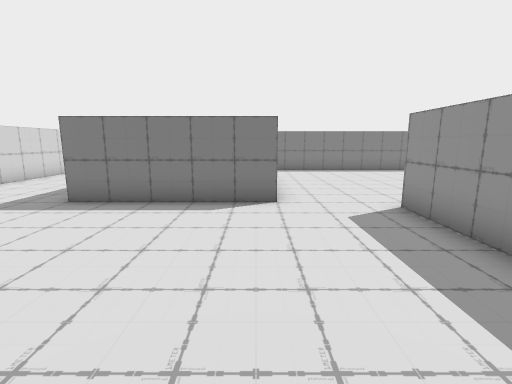
View 1 (above)

24 first-person views from a walk through a scene from a Unity 3-D project. The camera is 1.4 m above the floor, tilts 10° down and sees 85° across. The floor is counted in squares, 1 m on a side. Each view is taken from the middle of a square. On the plan, view 1 faces up. The plan holds only what a view shows up to about 14 squares ahead; the rest is blank. The player character is not drawn.

View 2
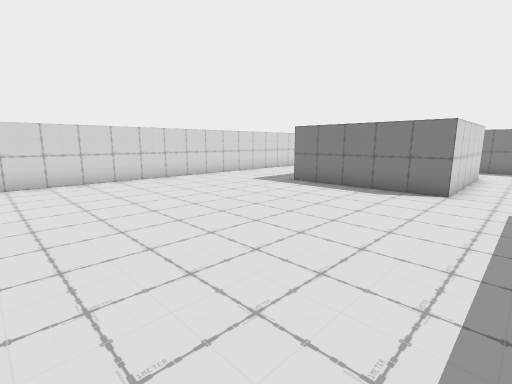

View 3
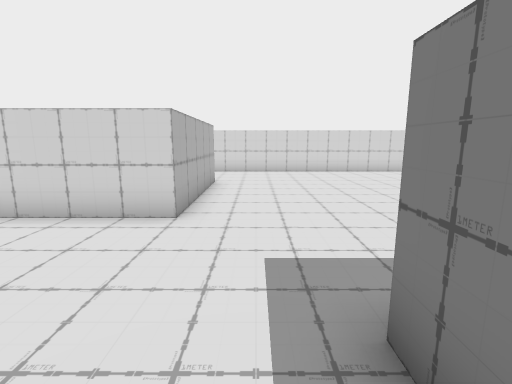

View 4
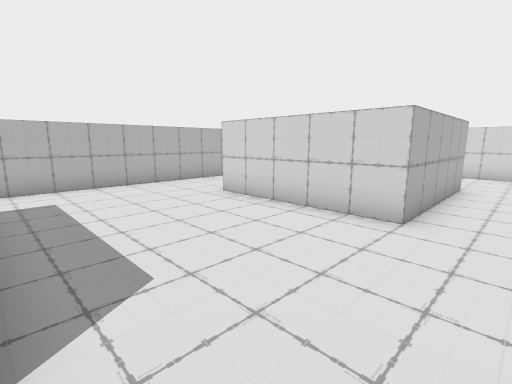

View 5
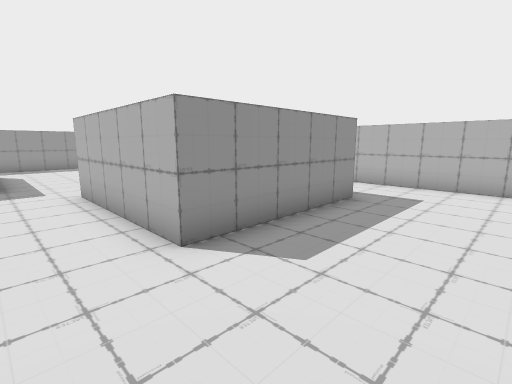

View 6
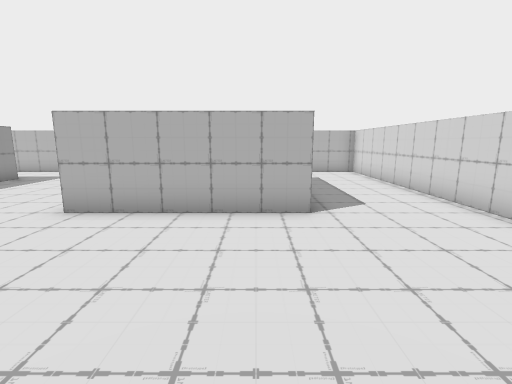

View 7
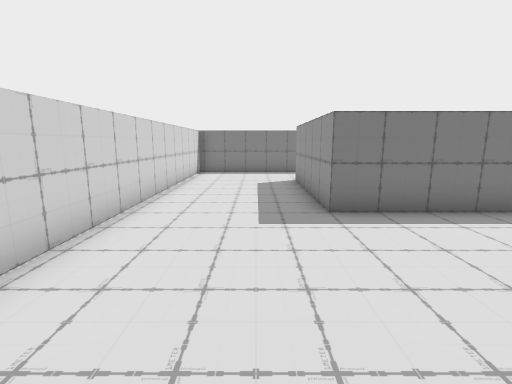

View 8
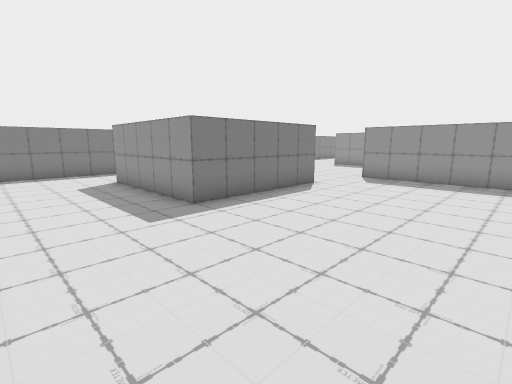

View 9
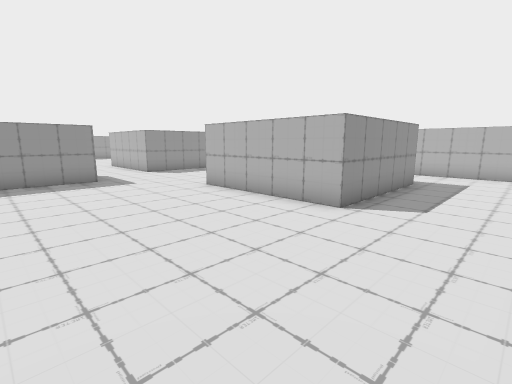

View 10
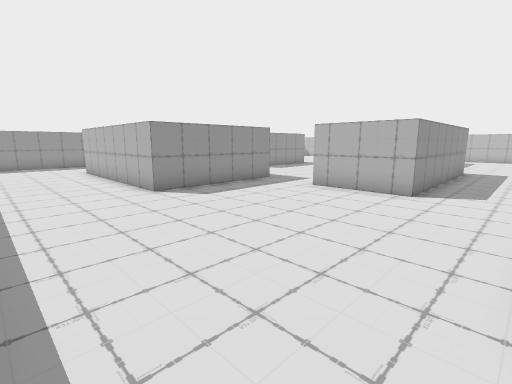

View 11
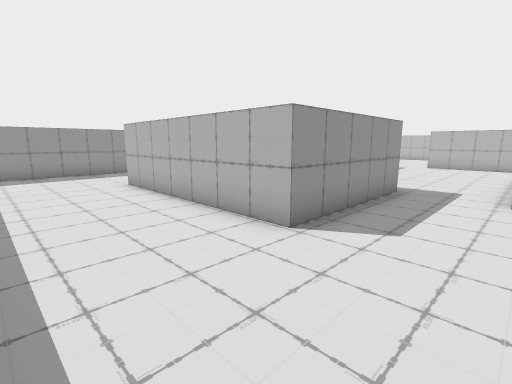

View 12
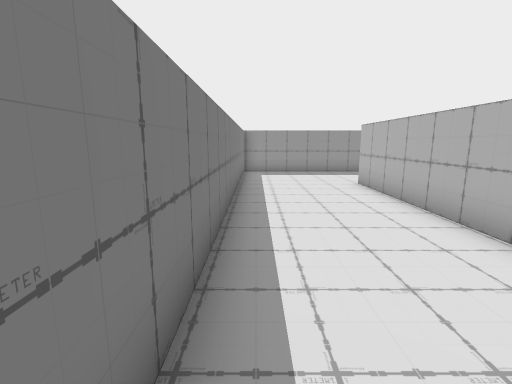

View 13
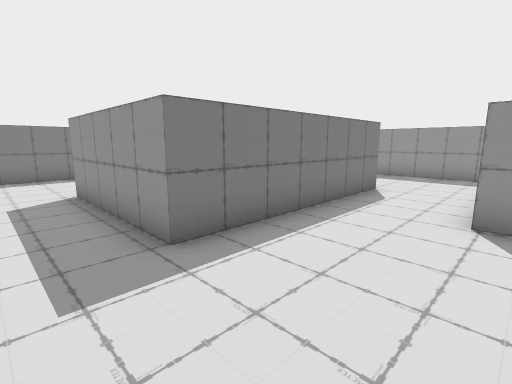

View 14
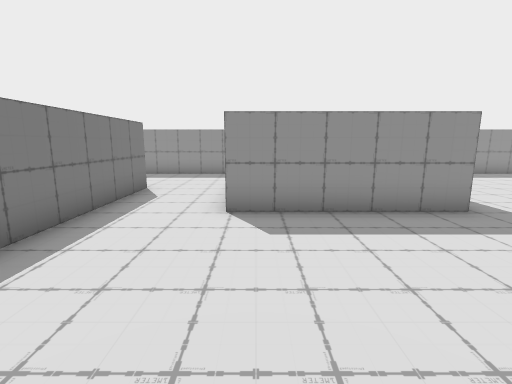

View 15
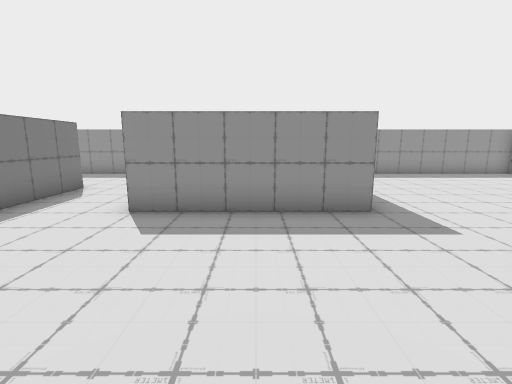

View 16
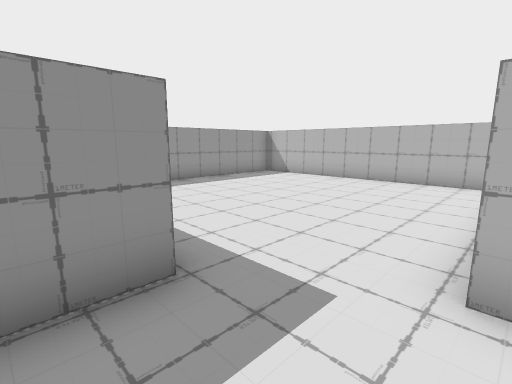

View 17
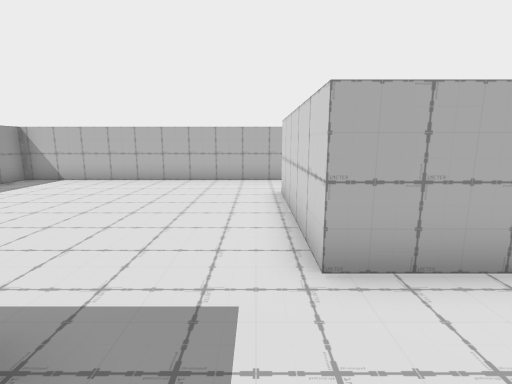

View 18
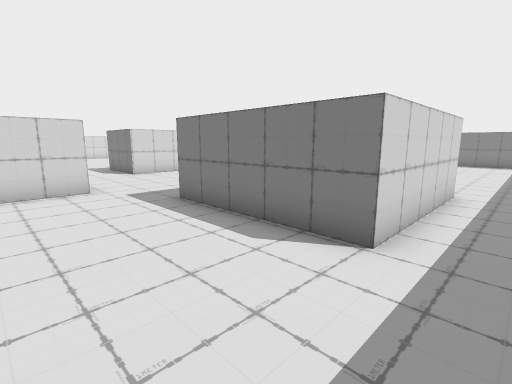

View 19
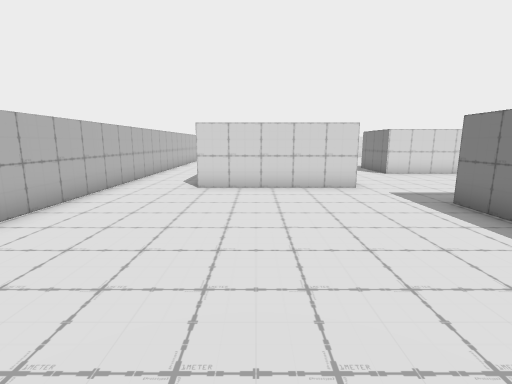

View 20
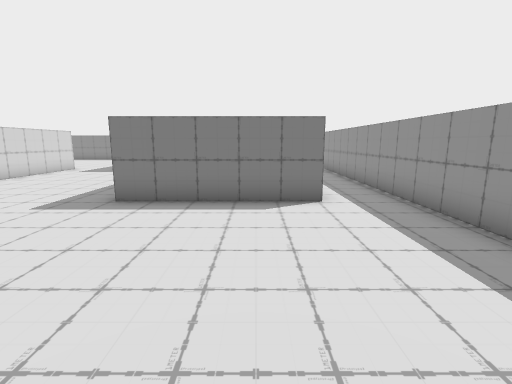

View 21
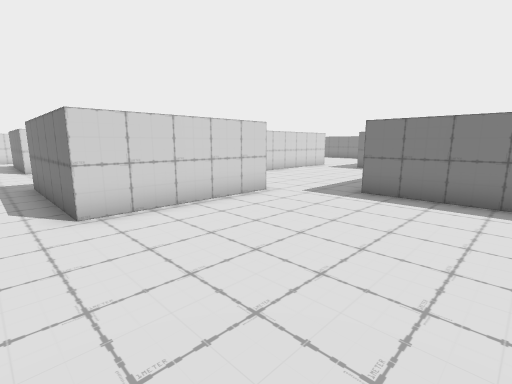

View 22
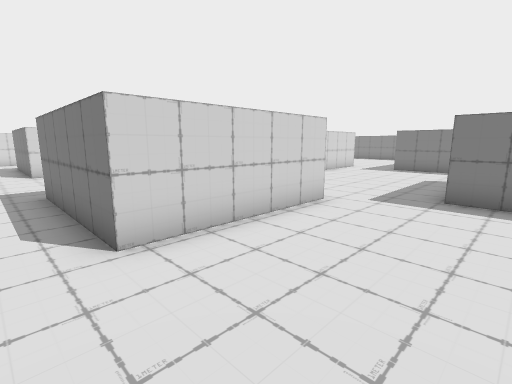

View 23
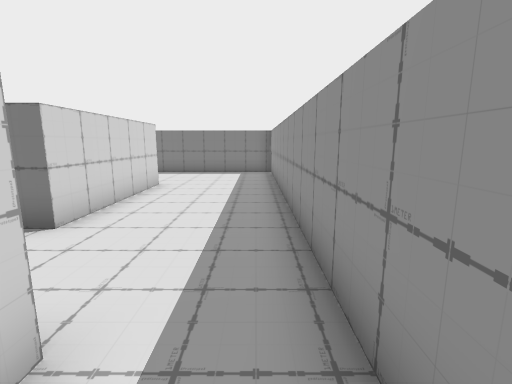

View 24
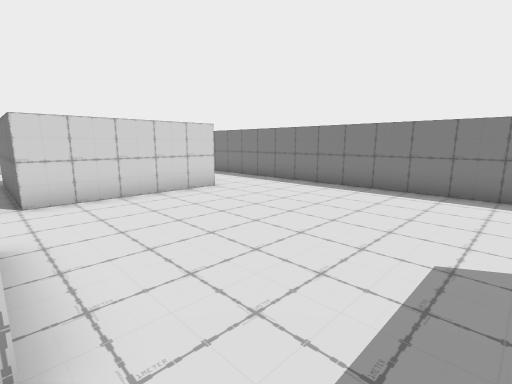

### Floor plan
Points are (right, up) in squares from view 1. A wall is a line through its corners. A room is listed if a view was taken in it or the views show most of it. See-through windows are left out.
Room 1 (views 1, 2, 3, 4, 5, 6, 7, 8, 9, 10)
walls: (0.5, 7.6) (0.5, 6.6) (-4.5, 6.6) (-4.5, 11.6); (6.3, -1.1) (3.2, -1.1) (3.2, 6); (-5.1, -8.5) (-5.1, -3.5) (-0.1, -3.5) (-0.1, -8.5) (-4.6, -8.5); (-2.6, -11.6) (11.5, -11.6); (1.5, 14.6) (-8.7, 14.6) (-8.7, -11.6) (-4.2, -11.6); (10.3, -8.8) (5.3, -8.8) (5.3, -3.8) (6.5, -3.8)
ways out: opening at (0.7, 13) to room 2; opening at (1.5, 6.5) to room 2; opening at (6, -2.5) to room 2; opening at (10.5, -10.5) to room 3
Room 2 (views 11, 12, 13, 14, 15, 16, 17, 24)
walls: (8.8, 5.4) (8.8, 10.4) (15.7, 10.4) (15.7, 5.4) (8.8, 5.4); (3.2, 6) (6.3, 6) (6.3, -1.1); (0.5, 11.6) (0.5, 7.6); (12.6, -2.4) (12.6, 2.6); (6.5, -3.8) (10.3, -3.8); (19.7, 2.6) (19.7, 14.6) (1.5, 14.6)
ways out: opening at (0.7, 13) to room 1; opening at (1.5, 6.5) to room 1; opening at (6, -2.5) to room 1; opening at (11.5, -2.5) to room 3; opening at (18.5, 3) to room 3
Room 3 (views 18, 19, 20, 21, 22, 23)
walls: (10.3, -3.8) (10.3, -8.8); (11.5, -11.6) (19.7, -11.6) (19.7, 2.6); (17.6, 2.6) (17.6, -2.4) (12.6, -2.4)
ways out: opening at (10.5, -10.5) to room 1; opening at (11.5, -2.5) to room 2; opening at (18.5, 3) to room 2

Where each view was taken, in squares from view 1:
view 1: 0 up, 0 right, facing up
view 2: 2 down, 2 right, facing up-left
view 3: 2 down, 5 right, facing left
view 4: 2 down, 5 right, facing down-left
view 5: 2 down, 2 right, facing down-right
view 6: 2 up, 4 left, facing down
view 7: 1 up, 6 left, facing up
view 8: 1 up, 8 left, facing up-right
view 9: 2 up, 8 left, facing down-right
view 10: 14 up, 1 right, facing down-right
view 11: 14 up, 6 right, facing down-right
view 12: 14 up, 6 right, facing right
view 13: 2 up, 7 right, facing up-right
view 14: 2 up, 7 right, facing right
view 15: 0 up, 7 right, facing right
view 16: 1 down, 10 right, facing down-right
view 17: 1 down, 11 right, facing down
view 18: 6 down, 19 right, facing up-left
view 19: 7 down, 19 right, facing left
view 20: 9 down, 16 right, facing up
view 21: 10 down, 16 right, facing up-left
view 22: 10 down, 14 right, facing up-left
view 23: 1 up, 19 right, facing up
view 24: 6 up, 8 right, facing up-left
